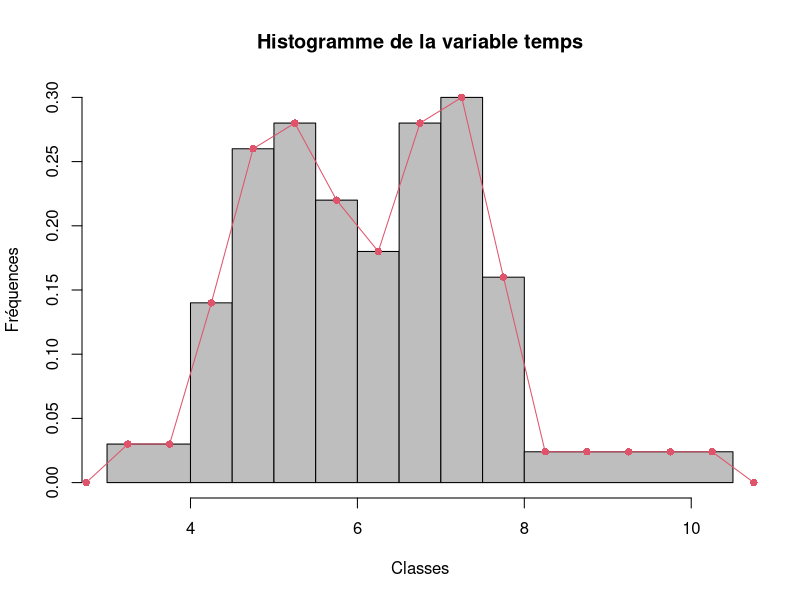
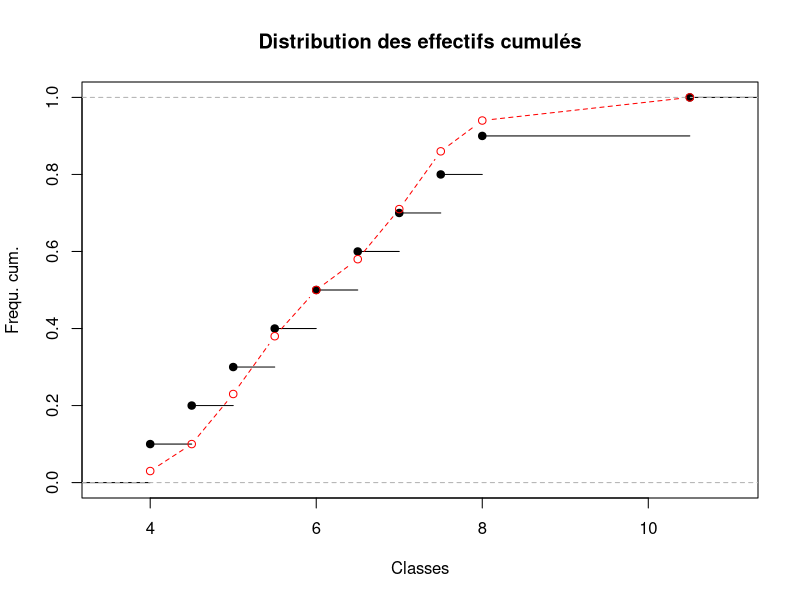
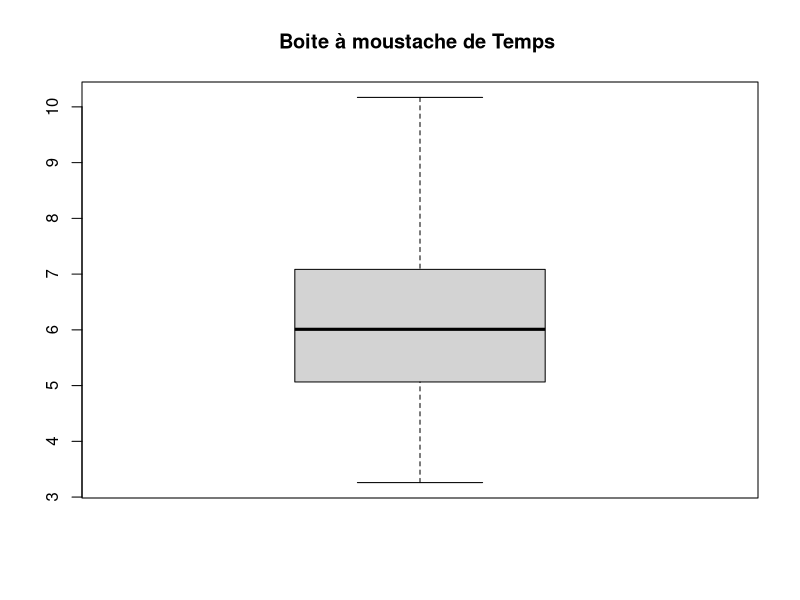
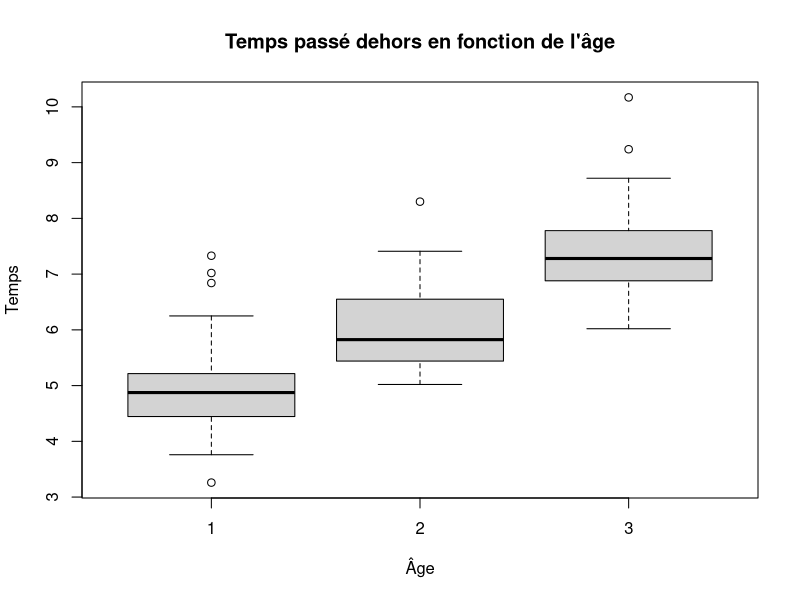
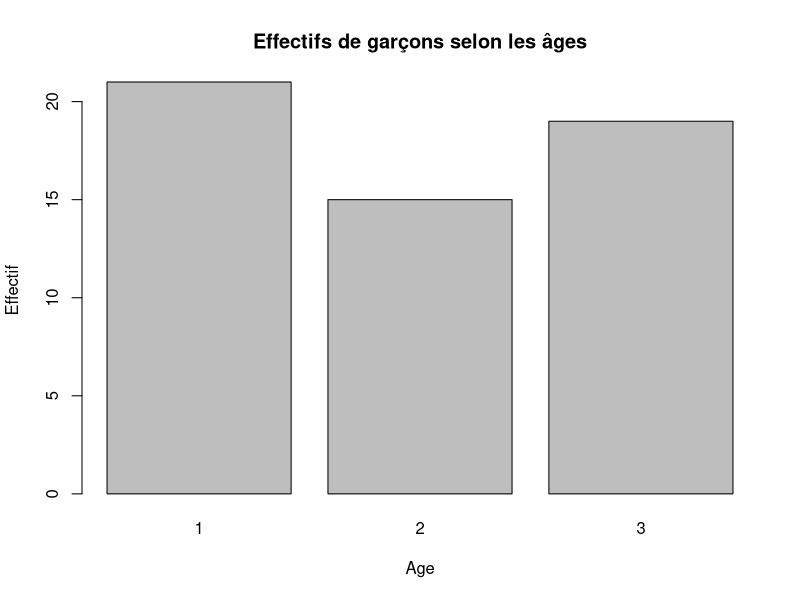
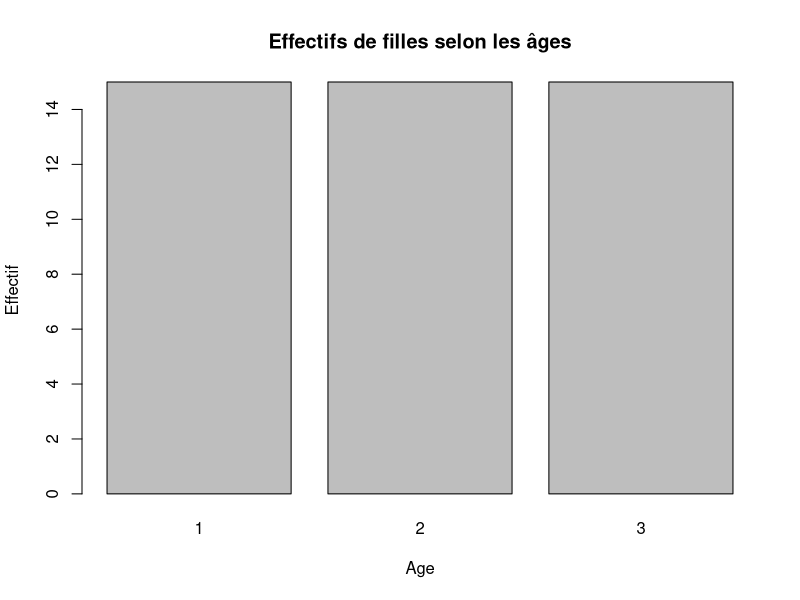
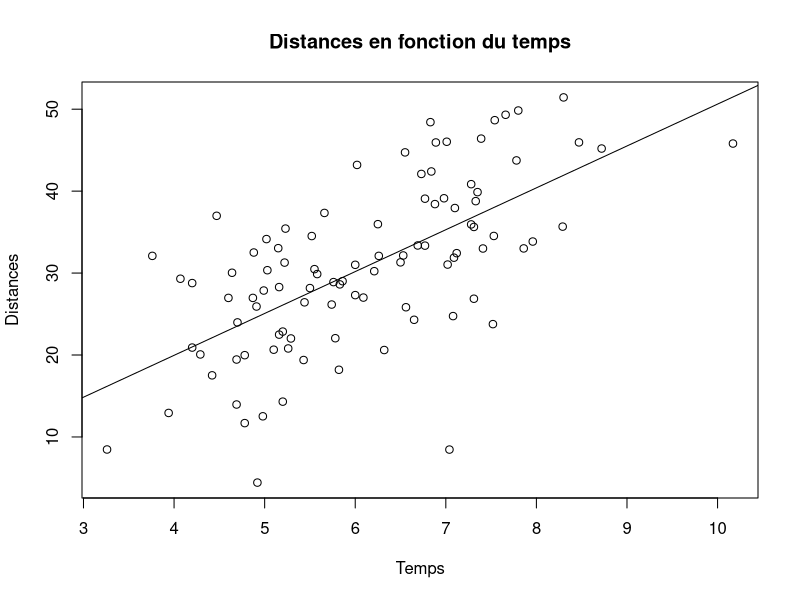

Reproduce these figures in R, in order.
data<-read.table("scout.txt", header=TRUE)
attach(data)
View(data)

######################
######QUESTION1#######
######################


#QUESTION 1.1
eff<-hist(data$Temps, breaks=c(3,4,4.5,5,5.5,6,6.5,7,7.5,8,10.5), plot=F)$counts
freq<-eff/sum(eff)
freq
effcum <- cumsum(eff)
effcum
freqcum <- cumsum(freq)
freqcum
borneInf <- c(3,4,4.5,5,5.5,6,6.5,7,7.5,8)
borneSup <- c(4,4.5,5,5.5,6,6.5,7,7.5,8,10.5)
cbind(borneInf, borneSup, eff, effcum, freq, freqcum)
stem(data$Temps,width=0)

#Question 1.2
histogram <- hist(data$Temps, c(3,4,4.5,5,5.5,6,6.5,7,7.5,8,10.5), col="gray", right=F,xlim=c(3,10.5), xlab="Classes", ylab="Fréquences", main="Histogramme de la variable temps")  

#Question 1.3
x <- seq(2.75,10.75, by=0.5)
y <- rep(c(0,histogram$density,0),c(1,2,1,1,1,1,1,1,1,1,5,1))
lines(x, y, type="o", pch=16, col=2)


#Question 1.4
1/100*((3*3.5)+(7*4.25)+(13*4.75)+(15*5.25)+(12*5.75)+(8*6.25)+(13*6.75)+(15*7.25)+(8*7.75)+(6*9.25))

mean(data$Temps)
median(data$Temps)

bornes <- c(4,4.5,5,5.5,6,6.5,7,7.5,8,10.5)
plot(ecdf(bornes),main="Distribution des effectifs cumulés", xlab="Classes", ylab="Frequ. cum.")

lines(bornes, c(freqcum), type="b", col="red", lty=2)


#Question 1.5
boiteMoustClas<-boxplot(data$Temps,range=0, main="Boite à moustache de Temps ")



######################
######QUESTION2#######
######################

#Question 2.1
age<-c(data$Age)
age<-factor(age)
boxplot(data$Temps~age, xlab="Âge", ylab="Temps", main="Temps passé dehors en fonction de l'âge")


#Question 2.2  
T1<-data$Temps[data$Age==1]
T1
T2<-data$Temps[data$Age==2]
T2
T3<-data$Temps[data$Age==3]
T3

quant1<-quantile(T1)
quant2<-quantile(T2)
quant3<-quantile(T3)

EIQ1<-quant1[3]-quant1[1]
EIQ2<-quant2[3]-quant2[1]
EIQ3<-quant3[3]-quant3[1]

#Question 2.3
#Variance dans les groupes
T1carre<-T1**2
Var1<-((1/length(T1))*sum(T1carre))-(mean(T1)**2)
Var1
mean(T1)**2


T2carre<-T2**2
Var2<-((1/length(T2))*sum(T2carre))-(mean(T2)**2)
Var2


T3carre<-T3**2
Var3<-((1/length(T3))*sum(T3carre))-(mean(T3)**2)
Var3

#Variance intra groupe
V<-(1/100)*((36*(Var1 + (mean(data$Temps)-mean(T1))**2)) + (30*(Var2 + (mean(data$Temps)-mean(T2))**2)) + (34*(Var3 + (mean(data$Temps)-mean(T3))**2))  )
V


######################
######QUESTION3#######
######################

#Question 3.1
A1<-data$Age[data$Sexe==1]
Occ1<-table(A1)


A2<-data$Age[data$Sexe==2]
Occ2<-table(A2)


#Quetion3.2
barplot(Occ1, xlab = "Age", ylab = "Effectif", main="Effectifs de garçons selon les âges")

barplot(Occ2, xlab = "Age", ylab = "Effectif", main="Effectifs de filles selon les âges")


######################
######QUESTION4#######
######################

#Question 4.1

DistSansNA<-data$Dist[!is.na(data$Dist)]
DistSansNA
mean(DistSansNA)
median(DistSansNA)

#Question 4.2

plot(data$Temps, data$Dist, xlab="Temps", ylab="Distances", main="Distances en fonction du temps")

lm(data$Dist ~ data$Temps)
abline(-0.4756, 5.1101)



######################
######QUESTION5#######
######################

#Question 5.1

T1peu = T1[ T1 >= 3 & T1 <= 5]
length(T1peu)

T1moy= T1[ T1 > 5 & T1 <= 7]
length(T1moy)

T1bcp= T1[ T1 > 7 & T1 <= 11]
length(T1bcp)


T2peu = T2[ T2 >= 3 & T2 <= 5]
length(T2peu)

T2moy= T2[ T2 > 5 & T2 <= 7]
length(T2moy)

T2bcp= T2[ T2 > 7 & T2 <= 11]
length(T2bcp)


T3peu = T3[ T3 >= 3 & T3 <= 5]
length(T3peu)

T3moy= T3[ T3 > 5 & T3 <= 7]
length(T3moy)

T3bcp= T3[ T3 > 7 & T3 <= 11]
length(T3bcp)

#Question 5.2
cor(data$Temps, data$Age)


#Question 5.3
mean(T1)
mean(T2)
mean(T3)
